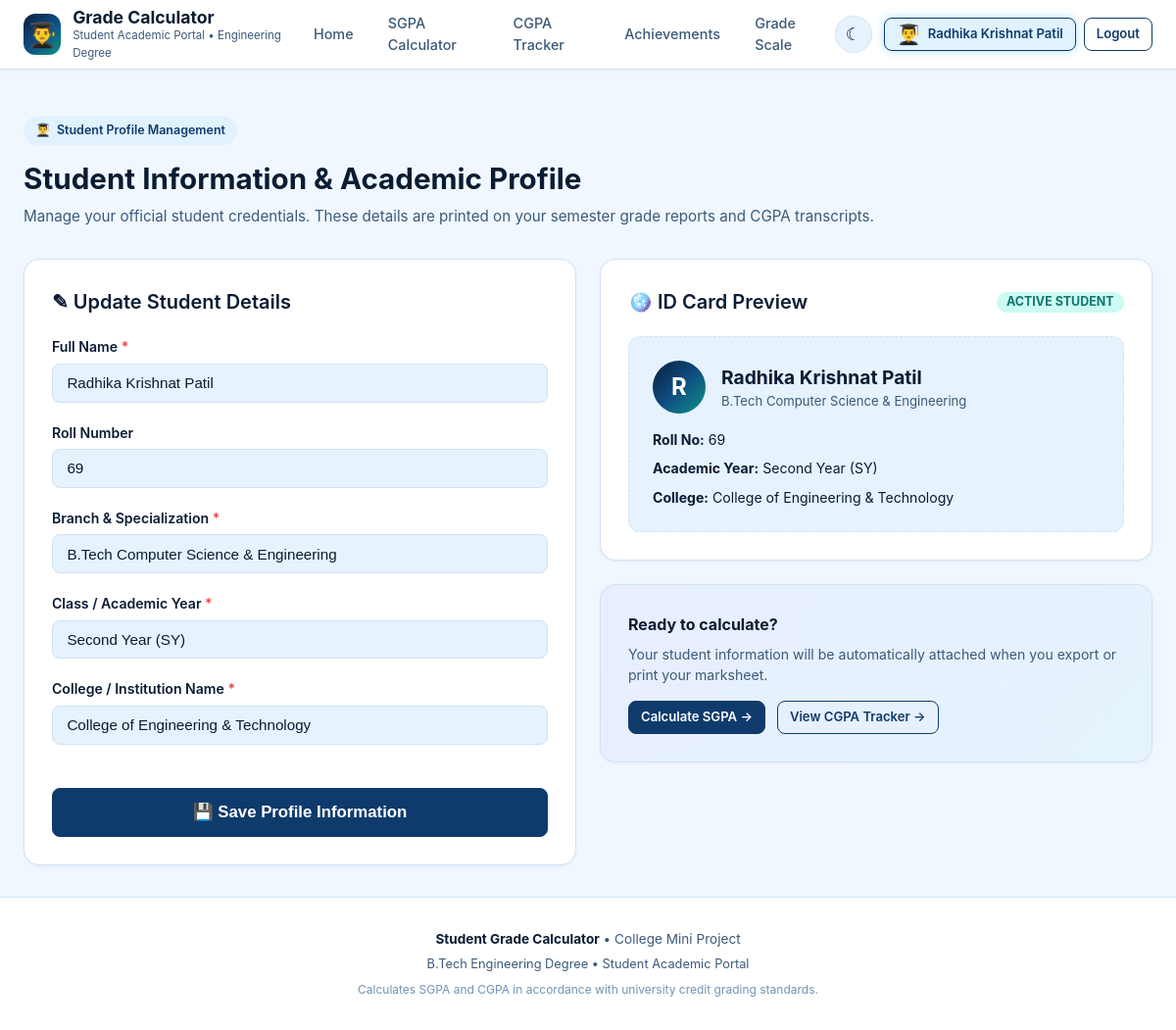
/student-info (signed in), run on the app's committed database.
### cgpa-calculator/backend/app.py (models this page shows, shortened)
class StudentProfile(db.Model):
    __tablename__ = "student_profiles"
    id = db.Column(db.Integer, primary_key=True)
    user_id = db.Column(db.Integer, db.ForeignKey("users.id"), nullable=False, unique=True)
    name = db.Column(db.String(120), default="Student")
    roll_no = db.Column(db.String(40), default="DS-201")
    prn = db.Column(db.String(40), default="202401234567")
    branch = db.Column(db.String(150), default="B.Tech Computer Science & Engineering")
    year = db.Column(db.String(80), default="Second Year (SY)")
    college = db.Column(db.String(200), default="Engineering Institute")
    updated_at = db.Column(db.DateTime, default=datetime.utcnow, onupdate=datetime.utcnow)

### cgpa-calculator/backend/app.py (the view, shortened to what this page needs)
@app.route("/student-info", methods=["GET", "POST"])
@login_required
def student_info_view():
    user = get_current_user()
    profile = user.profile
    if not profile:
        profile = StudentProfile(user_id=user.id)
        db.session.add(profile)
        db.session.commit()
    return render_template("student_info.html", active_page="student_info", profile=profile)

### cgpa-calculator/backend/app.py (called while the page is built, shortened)
def login_required(f):
    @wraps(f)
    def decorated_function(*args, **kwargs):
        user = get_current_user()
        if not user:
            session.pop("user_id", None)
            session.pop("username", None)
            flash("Please log in to access this feature.", "warning")
            return redirect(url_for("login_view", next=request.endpoint))
        return f(*args, **kwargs)
    return decorated_function

def get_current_user():
    if "user_id" in session:
        user = db.session.get(User, session["user_id"])
        if not user:
            session.pop("user_id", None)
            session.pop("username", None)
            return None
        return user
    return None

@app.context_processor
def inject_global_data():
    user = get_current_user()
    profile = user.profile if user else None
    return {
        "current_user": user,
        "current_profile": profile,
        "now": datetime.utcnow()
    }

### cgpa-calculator/frontend/templates/student_info.html (shortened to what this page needs)
{% extends "base.html" %}
{% block content %}
<div class="page-header">
  <div class="college-tag">
    <span>👨‍🎓</span> Student Profile Management
  </div>
  <h2>Student Information & Academic Profile</h2>
  <p>
    Manage your official student credentials. These details are printed on your semester grade reports and CGPA transcripts.
  </p>
</div>
<div class="grid-2">
  <div class="card">
    <h3 class="card-title">
      <span>&#9998; Update Student Details</span>
    </h3>
    <form method="POST" action="{{ url_for('student_info_view') }}">
      <div class="form-group">
        <label for="studentName" class="form-label">
          Full Name <span class="req">*</span>
        </label>
        <input
          type="text"
          id="studentName"
          name="name"
          class="form-control"
          value="{{ profile.name }}"
          required
          placeholder="Enter your full name"
        >
      </div>
      <div class="form-group">
        <label for="rollNo" class="form-label">
          Roll Number
        </label>
        <input
          type="text"
          id="rollNo"
          name="roll_no"
          class="form-control"
          value="{{ profile.roll_no or '' }}"
          placeholder="e.g. 69 or 23CS042"
        >
      </div>
      <div class="form-group">
        <label for="branchName" class="form-label">
          Branch & Specialization <span class="req">*</span>
        </label>
        <input
          type="text"
          id="branchName"
          name="branch"
          class="form-control"
          value="{{ profile.branch }}"
          required
          placeholder="e.g. B.Tech Computer Science & Engineering"
        >
      </div>
      <div class="form-group">
        <label for="academicYear" class="form-label">
          Class / Academic Year <span class="req">*</span>
        </label>
        <input
          type="text"
          id="academicYear"
          name="year"
          class="form-control"
          value="{{ profile.year }}"
          required
          placeholder="e.g. Second Year (SY) - Sem IV"
        >
      </div>
      <div class="form-group">
        <label for="collegeName" class="form-label">
          College / Institution Name <span class="req">*</span>
        </label>
        <input
          type="text"
          id="collegeName"
          name="college"
          class="form-control"
          value="{{ profile.college }}"
          required
          placeholder="Enter your college / institution name"
        >
      </div>
      <button type="submit" class="btn btn-primary btn-block btn-lg" style="margin-top: 1.5rem;">
        &#128190; Save Profile Information
      </button>
    </form>
  </div>
  <div>
    <div class="card" style="margin-bottom: 1.5rem;">
      <h3 class="card-title">
        <span>&#129705; ID Card Preview</span>
        <span class="badge badge-A-plus">ACTIVE STUDENT</span>
      </h3>
      <div style="background: var(--bg-secondary); border-radius: var(--radius-md); padding: 1.5rem; border: 1px dashed var(--border-color);">
        <div style="display: flex; align-items: center; gap: 1rem; margin-bottom: 1rem;">
          <div style="width: 54px; height: 54px; border-radius: 50%; background: var(--primary-gradient); display: flex; align-items: center; justify-content: center; color: white; font-size: 1.5rem; font-weight: 700;">
            {{ profile.name[0] if profile.name else 'S' }}
          </div>
          <div>
            <h4 style="font-size: 1.2rem; font-weight: 700; color: var(--text-main);">
              {{ profile.name or 'Student Name' }}
            </h4>
            <p style="font-size: 0.82rem; color: var(--text-muted);">
              {{ profile.branch or 'B.Tech Computer Science & Engineering' }}
            </p>
          </div>
        </div>
        <div style="font-size: 0.88rem; display: flex; flex-direction: column; gap: 0.5rem;">
          <div><strong style="color: var(--text-main);">Roll No:</strong> {{ profile.roll_no or 'Not set' }}</div>
          <div><strong style="color: var(--text-main);">Academic Year:</strong> {{ profile.year or 'Not set' }}</div>
          <div><strong style="color: var(--text-main);">College:</strong> {{ profile.college or 'Not set' }}</div>
        </div>
      </div>
    </div>
    <div class="card" style="background: linear-gradient(135deg, rgba(79, 70, 229, 0.05) 0%, rgba(6, 182, 212, 0.05) 100%);">
      <h4 style="font-weight: 700; margin-bottom: 0.5rem;">Ready to calculate?</h4>
      <p style="color: var(--text-muted); font-size: 0.88rem; margin-bottom: 1rem;">
        Your student information will be automatically attached when you export or print your marksheet.
      </p>
      <div style="display: flex; gap: 0.75rem;">
        <a href="{{ url_for('calculator_view') }}" class="btn btn-primary btn-sm">
          Calculate SGPA &rarr;
        </a>
        <a href="{{ url_for('tracker_view') }}" class="btn btn-outline btn-sm">
          View CGPA Tracker &rarr;
        </a>
      </div>
    </div>
  </div>
</div>
{% endblock %}

### cgpa-calculator/frontend/templates/base.html (shortened to what this page needs)
<!DOCTYPE html>
<html lang="en" data-theme="light">
<head>
  <link rel="stylesheet" href="{{ url_for('static', filename='css/style.css') }}">
</head>
<body>
  <nav class="navbar">
    <div class="nav-container">
      <div class="brand-wrapper">
        <div class="brand-logo-icon" title="Student Grade Portal" style="font-size: 1.55rem; line-height: 1; display: flex; align-items: center; justify-content: center;">👨‍🎓</div>
        <div class="brand-text">
          <a href="{{ url_for('index') }}" style="text-decoration: none;">
            <h1>Grade Calculator</h1>
            <span>Student Academic Portal &bull; Engineering Degree</span>
          </a>
        </div>
      </div>
      <ul class="nav-links" id="navLinks">
        <li>
          <a href="{{ url_for('index') }}" class="nav-link {% if active_page == 'index' %}active{% endif %}">
            Home
          </a>
        </li>
        <li>
          <a href="{{ url_for('calculator_view') }}" class="nav-link {% if active_page == 'calculator' %}active{% endif %}">
            SGPA Calculator
          </a>
        </li>
        <li>
          <a href="{{ url_for('tracker_view') }}" class="nav-link {% if active_page == 'tracker' %}active{% endif %}">
            CGPA Tracker
          </a>
        </li>
        <li>
          <a href="{{ url_for('achievements_view') }}" class="nav-link {% if active_page == 'achievements' %}active{% endif %}">
            Achievements
          </a>
        </li>
        <li>
          <a href="{{ url_for('grade_scale_view') }}" class="nav-link {% if active_page == 'grade_scale' %}active{% endif %}">
            Grade Scale
          </a>
        </li>
      </ul>
      <div class="nav-actions">
        <button class="theme-toggle-btn" id="themeToggleBtn" title="Toggle Dark/Light Mode" aria-label="Toggle dark mode">
          <span id="themeIcon">&#9790;</span>
        </button>
        {% if current_user %}
          <div style="display: flex; align-items: center; gap: 0.5rem;">
            <a href="{{ url_for('student_info_view') }}" class="btn btn-secondary btn-sm {% if active_page == 'student_info' %}active{% endif %}" title="View Student Profile" style="display: inline-flex; align-items: center; gap: 0.45rem; font-weight: 600;">
              <span style="font-size: 1.25rem; line-height: 1;">👨‍🎓</span>
              <span class="user-display-name">{{ current_profile.name if current_profile and current_profile.name else current_user.username }}</span>
            </a>
            <a href="{{ url_for('logout_view') }}" class="btn btn-outline btn-sm" title="Logout">
              Logout
            </a>
          </div>
        {% else %}
          <a href="{{ url_for('login_view') }}" class="btn btn-primary btn-sm" style="display: inline-flex; align-items: center; gap: 0.45rem; font-weight: 600;">
            <span style="font-size: 1.2rem; line-height: 1;">👨‍🎓</span>
            <span>Sign In</span>
          </a>
        {% endif %}
      </div>
    </div>
  </nav>
  <div class="main-content" style="padding-top: 1rem; padding-bottom: 0;">
  </div>
  <main class="main-content">
    {% block content %}{% endblock %}
  </main>
  <footer class="footer">
    <div class="footer-content">
      <p>
        <strong>Student Grade Calculator</strong> &bull; College Mini Project
      </p>
      <p style="margin-top: 0.35rem; font-size: 0.8rem;">
        B.Tech Engineering Degree &bull; Student Academic Portal
      </p>
      <p style="margin-top: 0.5rem; font-size: 0.75rem; color: var(--text-subtle);">
        Calculates SGPA and CGPA in accordance with university credit grading standards.
      </p>
    </div>
  </footer>
</body>
</html>

### data on the page
StudentProfile: name "Radhika Krishnat Patil", roll_no "69", branch "B.Tech Computer Science & Engineering", year "Second Year (SY)", college "College of Engineering & Technology", name "R"
